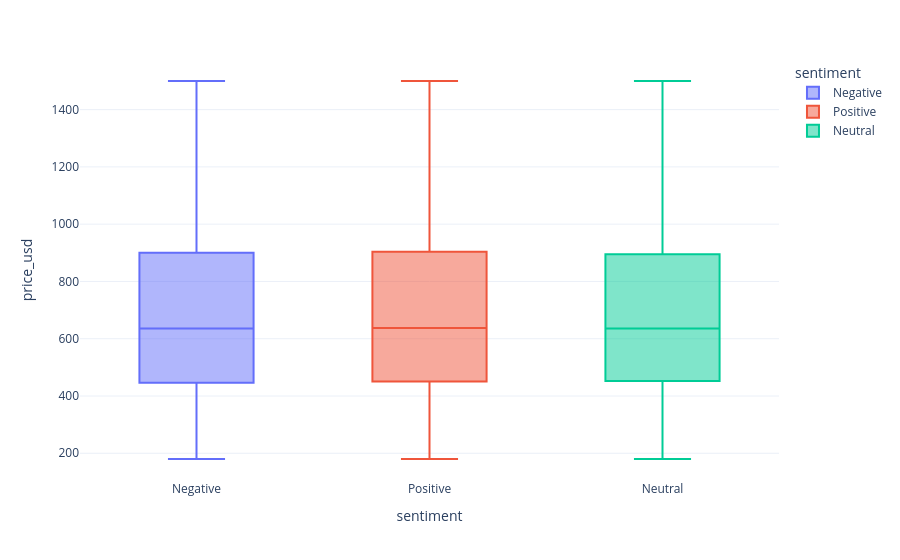

Source (notebook cell):
### Code cell
#Is there a relationship between product price and customer sentiment?
px.box(
    df,
    x='sentiment',
    y='price_usd',
    color='sentiment'
)

### Figure 1 — Plotly figure (JSON) as saved in the notebook; plotly's stock layout.template omitted (floating-point values rounded to 4 significant figures; data arrays with more than 128 entries replaced by an {"elided": "..."} marker saying what was removed)
{"data": [{"alignmentgroup": "True", "hovertemplate": "sentiment=%{x}<br>price_usd=%{y}<extra></extra>", "legendgroup": "Negative", "marker": {"color": "#636efa"}, "name": "Negative", "notched": false, "offsetgroup": "Negative", "orientation": "v", "showlegend": true, "type": "box", "x": {"elided": "9911 str values"}, "x0": " ", "xaxis": "x", "y": {"elided": "9911 float values"}, "y0": " ", "yaxis": "y"}, {"alignmentgroup": "True", "hovertemplate": "sentiment=%{x}<br>price_usd=%{y}<extra></extra>", "legendgroup": "Positive", "marker": {"color": "#EF553B"}, "name": "Positive", "notched": false, "offsetgroup": "Positive", "orientation": "v", "showlegend": true, "type": "box", "x": {"elided": "27540 str values"}, "x0": " ", "xaxis": "x", "y": {"elided": "27540 float values"}, "y0": " ", "yaxis": "y"}, {"alignmentgroup": "True", "hovertemplate": "sentiment=%{x}<br>price_usd=%{y}<extra></extra>", "legendgroup": "Neutral", "marker": {"color": "#00cc96"}, "name": "Neutral", "notched": false, "offsetgroup": "Neutral", "orientation": "v", "showlegend": true, "type": "box", "x": {"elided": "12549 str values"}, "x0": " ", "xaxis": "x", "y": {"elided": "12549 float values"}, "y0": " ", "yaxis": "y"}], "layout": {"boxmode": "overlay", "legend": {"title": {"text": "sentiment"}, "tracegroupgap": 0}, "margin": {"t": 60}, "xaxis": {"anchor": "y", "categoryarray": ["Negative", "Positive", "Neutral"], "categoryorder": "array", "domain": [0, 1], "title": {"text": "sentiment"}}, "yaxis": {"anchor": "x", "domain": [0, 1], "title": {"text": "price_usd"}}}}
